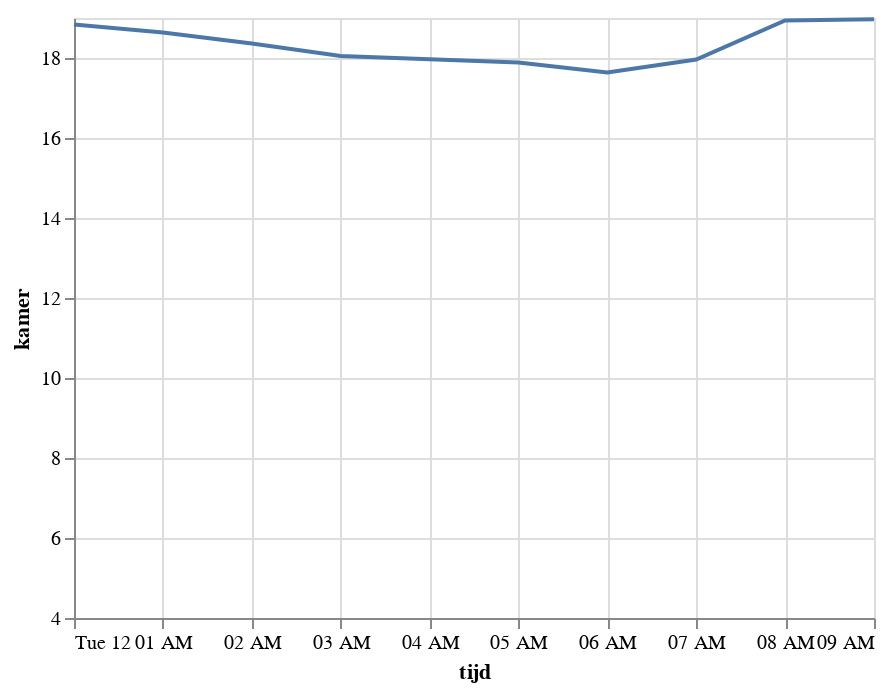

Notebook code cell kept with this figure:
### Markdown cell above
alt.Chart(df).l

### Code cell
alt.Chart(kamer).mark_line().encode(
    x=alt.X('tijd'),
    y=alt.Y('kamer', scale=alt.Scale(domain=[min_value, max_value]))
)

### Figure 1 — Vega-Lite specification as saved in the notebook (floating-point values rounded to 4 significant figures)
{"$schema": "https://vega.github.io/schema/vega-lite/v4.17.0.json", "config": {"view": {"continuousHeight": 300, "continuousWidth": 400}}, "data": {"name": "data-85f94e83c47f84781686725cbf855ae1"}, "datasets": {"data-85f94e83c47f84781686725cbf855ae1": [{"kamer": 18.84, "tijd": "2022-04-12T00:00:00"}, {"kamer": 18.64, "tijd": "2022-04-12T01:00:00"}, {"kamer": 18.36, "tijd": "2022-04-12T02:00:00"}, {"kamer": 18.05, "tijd": "2022-04-12T03:00:00"}, {"kamer": 17.97, "tijd": "2022-04-12T04:00:00"}, {"kamer": 17.89, "tijd": "2022-04-12T05:00:00"}, {"kamer": 17.64, "tijd": "2022-04-12T06:00:00"}, {"kamer": 17.96, "tijd": "2022-04-12T07:00:00"}, {"kamer": 18.94, "tijd": "2022-04-12T08:00:00"}, {"kamer": 18.97, "tijd": "2022-04-12T09:00:00"}]}, "encoding": {"x": {"field": "tijd", "type": "temporal"}, "y": {"field": "kamer", "scale": {"domain": [4, 19]}, "type": "quantitative"}}, "mark": "line"}
